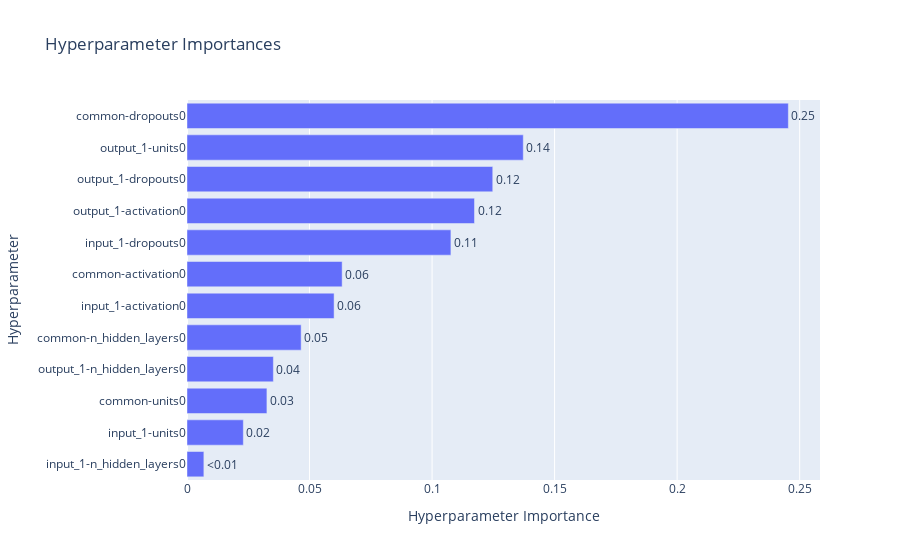

This figure's notebook cell:
### Code cell
optuna.visualization.plot_param_importances(study)

### Figure 1 — Plotly figure (JSON) as saved in the notebook; plotly's stock layout.template omitted (floating-point values rounded to 4 significant figures)
{"data": [{"cliponaxis": false, "hovertemplate": ["input_1-n_hidden_layers0 (IntDistribution): 0.006883249744986023<extra></extra>", "input_1-units0 (IntDistribution): 0.02298401096696913<extra></extra>", "common-units0 (IntDistribution): 0.03261070610887733<extra></extra>", "output_1-n_hidden_layers0 (IntDistribution): 0.03524332782044948<extra></extra>", "common-n_hidden_layers0 (IntDistribution): 0.04657940779574964<extra></extra>", "input_1-activation0 (CategoricalDistribution): 0.06002401288350985<extra></extra>", "common-activation0 (CategoricalDistribution): 0.06330774213876167<extra></extra>", "input_1-dropouts0 (FloatDistribution): 0.10768730455326818<extra></extra>", "output_1-activation0 (CategoricalDistribution): 0.1173162036408277<extra></extra>", "output_1-dropouts0 (FloatDistribution): 0.1247606174666353<extra></extra>", "output_1-units0 (IntDistribution): 0.13722088925174605<extra></extra>", "common-dropouts0 (FloatDistribution): 0.2453825276282197<extra></extra>"], "name": "Objective Value", "orientation": "h", "text": ["<0.01", "0.02", "0.03", "0.04", "0.05", "0.06", "0.06", "0.11", "0.12", "0.12", "0.14", "0.25"], "textposition": "outside", "type": "bar", "x": [0.006883, 0.02298, 0.03261, 0.03524, 0.04658, 0.06002, 0.06331, 0.1077, 0.1173, 0.1248, 0.1372, 0.2454], "y": ["input_1-n_hidden_layers0", "input_1-units0", "common-units0", "output_1-n_hidden_layers0", "common-n_hidden_layers0", "input_1-activation0", "common-activation0", "input_1-dropouts0", "output_1-activation0", "output_1-dropouts0", "output_1-units0", "common-dropouts0"]}], "layout": {"title": {"text": "Hyperparameter Importances"}, "xaxis": {"title": {"text": "Hyperparameter Importance"}}, "yaxis": {"title": {"text": "Hyperparameter"}}}}
